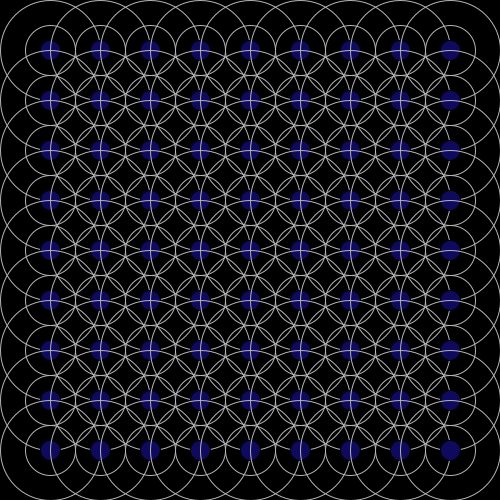
Frame 1 (no input)
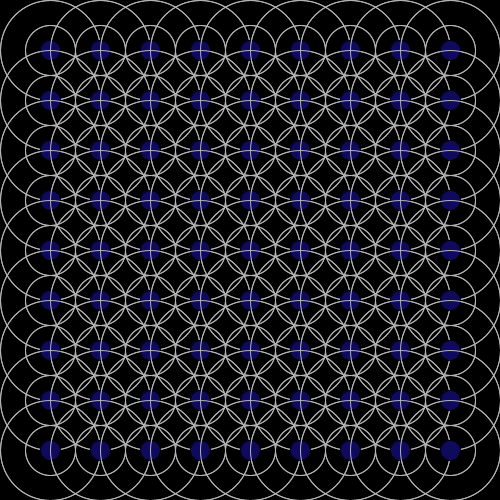
Frame 2 (the mouse pressed at the canvas centre, redrawn once)

The Processing sketch that drew these frames (run headless with seeded random() and noise(); the mouse was pressed at the canvas centre and the sketch redrawn once):

// Processing sketch: processing_80374
// ── processing_80374.pde

void setup()
{
  size(500,500);
  background(0);
}

void draw()
{
for (int posX = 50 ; posX < width ; posX = posX+50)
for(int posZ = 50; posZ < height; posZ = posZ+50)
{
  fill(#100A5F);
  stroke(0);
  ellipse(posX,posZ,20,20);
stroke(180);
noFill();
ellipse(posX,posZ,100,100);
ellipse(posX,posZ,50,50);


noLoop();
}
}
